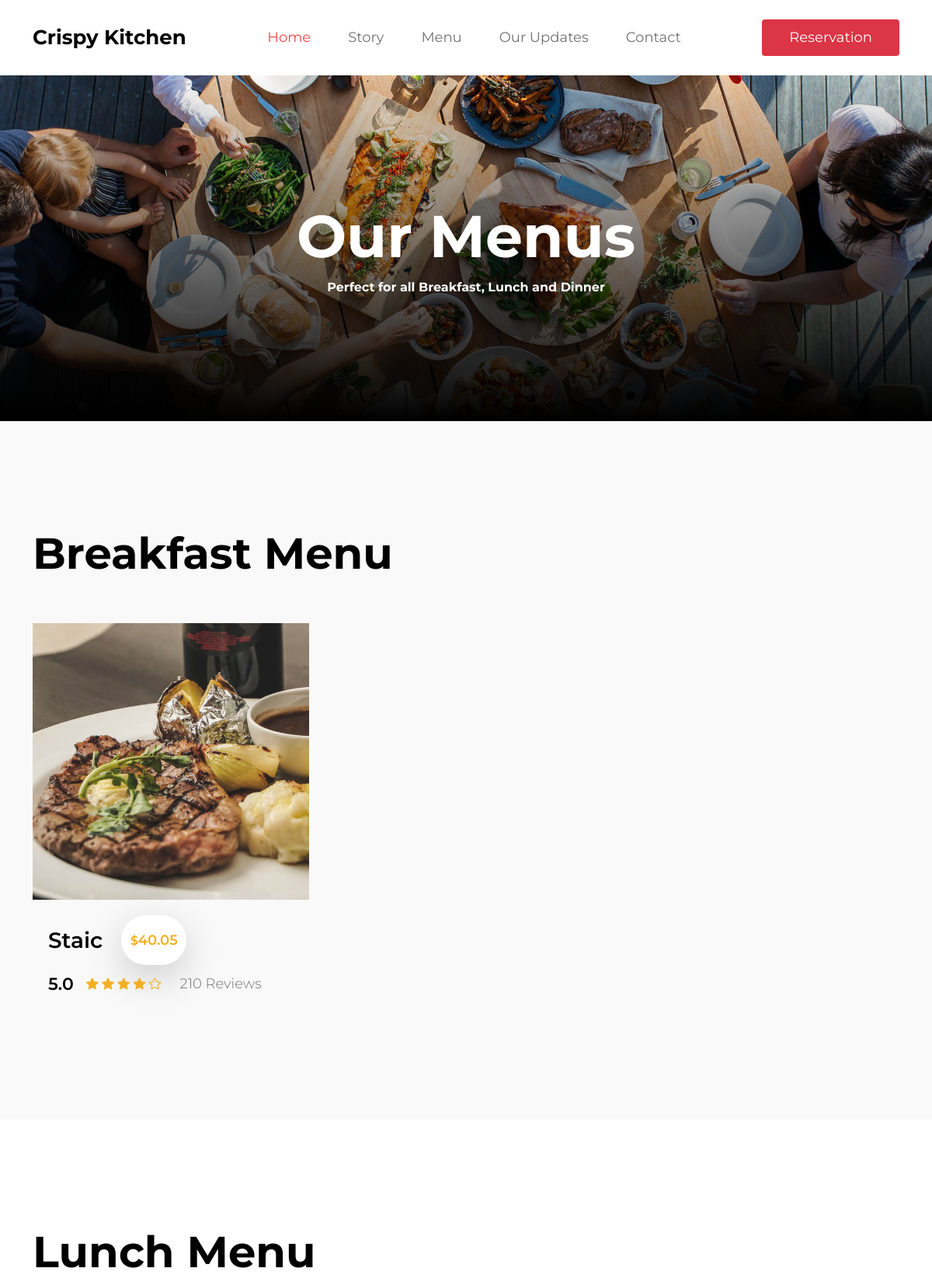
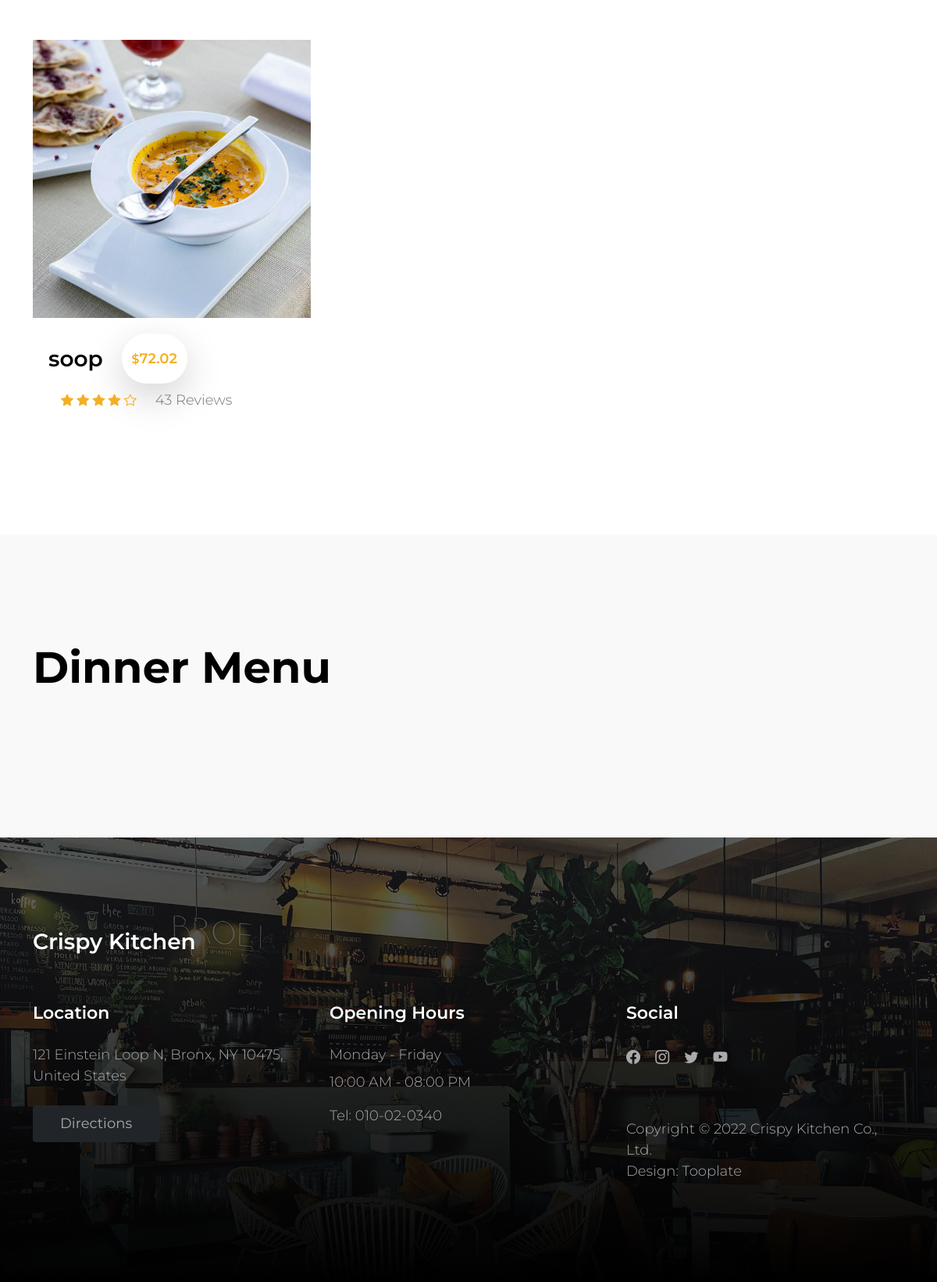
The app's page /menu/ with its own data (2 pictures, top to bottom).
### menu/models.py (models this page shows)
class Menu(models.Model):
    name = models.CharField(max_length=100)
    original_price = models.DecimalField(max_digits=10, decimal_places=2)
    discount_price = models.DecimalField(max_digits=10, decimal_places=2, null=True, blank=True)
    views = models.IntegerField(default=0)
    category = models.ForeignKey(Category, on_delete=models.CASCADE)
    image = models.ImageField(upload_to='menu/')
    active = models.BooleanField(default=True, null=True, blank=True)
    def average_rating(self):
        ratings = self.ratings.all()
        if ratings.exists():
            return round(sum(r.value for r in ratings) / ratings.count(), 1)
        return 0

class Rating(models.Model):
    menu = models.ForeignKey(Menu, on_delete=models.CASCADE, related_name="ratings")
    value = models.IntegerField(choices=[(i, str(i)) for i in range(1, 6)])
    created_at = models.DateTimeField(auto_now_add=True)

### menu/views.py (the view)
# urls.py: path('menu/', views.MenuView.as_view(), name='home'),
class MenuView(ListView):
    model = Menu
    template_name = 'menu/menu.html'
    context_object_name = 'food'

### menu/templates/menu/menu.html (shortened to what this page needs)
{% extends 'base.html' %}
{% load static %}
{% block main %}
    <main>
        <header class="site-header site-menu-header">
            <div class="container">
                <div class="row">
                    <div class="col-lg-10 col-12 mx-auto">
                        <h1 class="text-white">Our Menus</h1>
                        <strong class="text-white">Perfect for all Breakfast, Lunch and Dinner</strong>
                    </div>
                </div>
            </div>
            <div class="overlay"></div>
        </header>
        <section class="menu section-padding">
            <div class="container">
                <div class="row">
                    <div class="col-12">
                        <h2 class="mb-lg-5 mb-4">Breakfast Menu</h2>
                    </div>
                    {% for item in food %}
                        {% if item.category.name == 'Breakfast' %}
                            <div class="col-lg-4 col-md-6 col-12">
                                <div class="menu-thumb">
                                    <img src="{{ item.image.url }}"
                                         class="img-fluid menu-image" alt="image food">
                                    <div class="menu-info d-flex flex-wrap align-items-center">
                                        <h4 class="mb-0">{{ item.name }}</h4>
                                        {% if item.original_price %}
                                            <span class="price-tag bg-white shadow-lg ms-4"><small>$</small>{{ item.original_price }}</span>
                                        {% elif item.discount_price %}
                                            <span class="price-tag bg-white shadow-lg ms-4"><small>$</small>{{ item.original_price }}</span>
                                            <del class="ms-4"><small>$</small>{{ item.discount_price }}</del>
                                        {% endif %}
                                        <div class="d-flex flex-wrap align-items-center w-100 mt-2">
                                            <h6 class="reviews-text mb-0 me-3">{{ item.average_rating }}</h6>
                                            <div class="reviews-stars">
                                                <i class="bi-star-fill reviews-icon"></i>
                                                <i class="bi-star-fill reviews-icon"></i>
                                                <i class="bi-star-fill reviews-icon"></i>
                                                <i class="bi-star-fill reviews-icon"></i>
                                                <i class="bi-star reviews-icon"></i>
                                            </div>
                                            <p class="reviews-text mb-0 ms-4">{{ item.views }} Reviews</p>
                                        </div>
                                    </div>
                                </div>
                            </div>
                        {% endif %}
                    {% endfor %}
                </div>
            </div>
        </section>
        <section class="menu section-padding bg-white">
            <div class="container">
                <div class="row">
                    <div class="col-12">
                        <h2 class="mb-lg-5 mb-4">Lunch Menu</h2>
                    </div>
                    {% for item in food %}
                        {% if item.category.name == 'Lunch' %}
                            <div class="col-lg-4 col-md-6 col-12">
                                <div class="menu-thumb">
                                    <img src="{{ item.image.url }}"
                                         class="img-fluid menu-image" alt="image food">
                                    <div class="menu-info d-flex flex-wrap align-items-center">
                                        <h4 class="mb-0">{{ item.name }}</h4>
                                        {% if item.original_price %}
                                            <span class="price-tag bg-white shadow-lg ms-4"><small>$</small>{{ item.original_price }}</span>
                                        {% elif item.discount_price %}
                                            <span class="price-tag bg-white shadow-lg ms-4"><small>$</small>{{ item.original_price }}</span>
                                            <del class="ms-4"><small>$</small>{{ item.discount_price }}</del>
                                        {% endif %}
                                        <div class="d-flex flex-wrap align-items-center w-100 mt-2">
                                            <div class="reviews-stars">
                                                <i class="bi-star-fill reviews-icon"></i>
                                                <i class="bi-star-fill reviews-icon"></i>
                                                <i class="bi-star-fill reviews-icon"></i>
                                                <i class="bi-star-fill reviews-icon"></i>
                                                <i class="bi-star reviews-icon"></i>
                                            </div>
                                            <p class="reviews-text mb-0 ms-4">{{ item.views }} Reviews</p>
                                        </div>
                                    </div>
                                </div>
                            </div>
                        {% endif %}
                    {% endfor %}
                </div>
            </div>
        </section>
        <section class="menu section-padding">
            <div class="container">
                <div class="row">
                    <div class="col-12">
                        <h2 class="mb-lg-5 mb-4">Dinner Menu</h2>
                    </div>
                </div>
            </div>
        </section>
    </main>
{% endblock %}

### static/css/tooplate-crispy-kitchen.css (style rules this page uses)
:root { --white-color: #FFFFFF; --primary-color: #f44749; --secondary-color: #f3af24; --section-bg-color: #F9F9F9; --dark-color: #000000; --title-color: #565758; --news-title-color: #292828; --p-color: #717275; --border-color: #eaeaea; --border-radius-default: .25rem; --body-font-family: 'Montserrat', sans-serif; --h1-font-size: 76px; --h2-font-size: 56px; --h3-font-size: 42px; --h4-font-size: 28px; --h5-font-size: 26px; --h6-font-size: 22px; --p-font-size: 18px; --menu-font-size: 18px; --category-font-size: 14px; --font-weight-light: 300; --font-weight-normal: 400; --font-weight-semibold: 600; --font-weight-bold: 700; }
body { background: var(--white-color); font-family: var(--body-font-family); position: relative; }
h2, h3, h4, h5, h6 { color: var(--dark-color); line-height: inherit; }
h1, h2, h3, h4, h5, h6 { font-weight: var(--font-weight-semibold); }
h1, h2 { font-weight: var(--font-weight-bold); }
h1 { font-size: var(--h1-font-size); line-height: normal; }
h2 { font-size: var(--h2-font-size); }
h4 { font-size: var(--h4-font-size); }
h6 { font-size: var(--h6-font-size); }
p, .list .list-item { color: var(--p-color); font-size: var(--p-font-size); font-weight: var(--font-weight-light); }
.section-padding { padding-top: 8rem; padding-bottom: 8rem; }
b, strong { font-weight: var(--font-weight-bold); }
.site-header { background-repeat: no-repeat; background-position: center; background-size: cover; padding-top: 10rem; padding-bottom: 10rem; text-align: center; position: relative; }
.site-header .container { position: relative; z-index: 2; }
.site-menu-header { background-image: url('../images/header/luisa-brimble-aFzg83dvnAI-unsplash.jpg'); }
.overlay { background: linear-gradient(to top, var(--dark-color), transparent 100%); position: absolute; top: 0; right: 0; bottom: 0; left: 0; }
.price-tag { background: var(--white-color); border-radius: 100px; color: var(--secondary-color); font-size: var(--menu-font-size); font-weight: var(--font-weight-semibold); display: inline-block; width: 84px; height: 64px; line-height: 64px; text-align: center; }
.reviews-icon { color: var(--secondary-color); }
.menu, .about, .news, .related-news, .newsletter, .comments { background: var(--section-bg-color); }
.menu-thumb { position: relative; overflow: hidden; }
.menu-info { padding: 20px 20px 30px 20px; }
.menu-image { display: block; }

### records on screen
Menu: image (picture), name "Staic", original_price "40.05", average_rating "5.0", views "210"
Menu: image (picture), name "soop", original_price "72.02", views "43"
